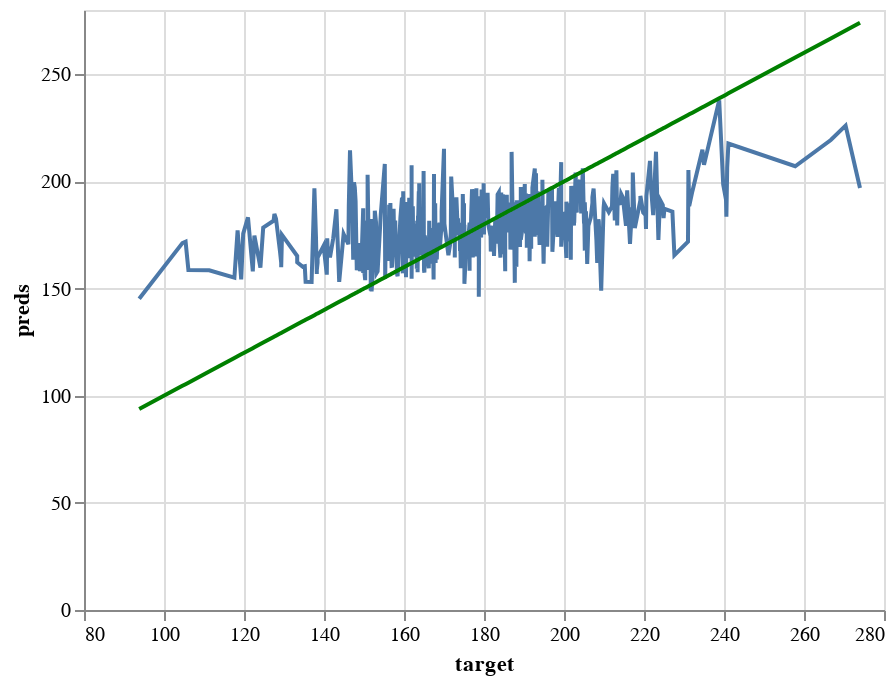

This figure's notebook cell:
### Code cell
# predictions versus the target line charts on the validation set
perfect_test_2 = alt.Chart(pd.DataFrame({'target': y_valid_2, 'preds': y_valid_2})).mark_line(color='green').encode(
    x='target',
    y='preds'
)

pred_chart_test_2 = alt.Chart(pd.DataFrame({'target': y_valid_2, 'preds': y_valid_preds_2})).mark_line().encode(
    x='target',
    y='preds'
  )

pred_chart_test_2 + perfect_test_2

### Figure 1 — Vega-Lite specification as saved in the notebook (floating-point values rounded to 4 significant figures; data arrays with more than 128 entries replaced by an {"elided": "..."} marker saying what was removed)
{"config": {"view": {"continuousWidth": 400, "continuousHeight": 300}}, "layer": [{"data": {"name": "data-067454946293ef7e830d673cd0451261"}, "mark": "line", "encoding": {"x": {"field": "target", "type": "quantitative"}, "y": {"field": "preds", "type": "quantitative"}}}, {"data": {"name": "data-cb2f95cff66f9e82a00c59bc3993d554"}, "mark": {"type": "line", "color": "green"}, "encoding": {"x": {"field": "target", "type": "quantitative"}, "y": {"field": "preds", "type": "quantitative"}}}], "$schema": "https://vega.github.io/schema/vega-lite/v4.17.0.json", "datasets": {"data-067454946293ef7e830d673cd0451261": {"elided": "482 records"}, "data-cb2f95cff66f9e82a00c59bc3993d554": {"elided": "482 records"}}}
